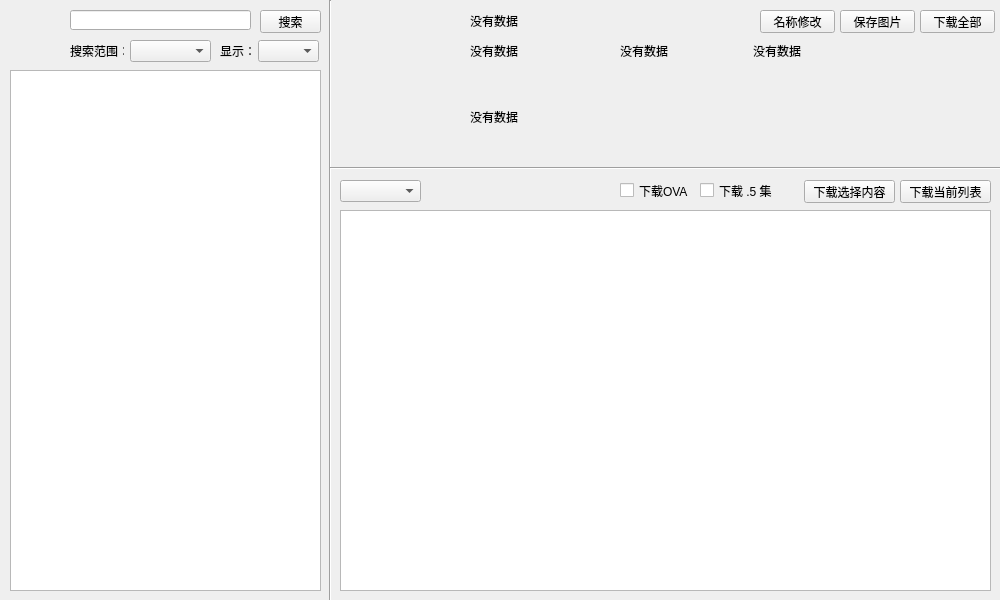
<?xml version="1.0" encoding="UTF-8"?>
<ui version="4.0">
 <class>Form</class>
 <widget class="QWidget" name="Form">
  <property name="geometry">
   <rect>
    <x>0</x>
    <y>0</y>
    <width>1000</width>
    <height>600</height>
   </rect>
  </property>
  <property name="windowTitle">
   <string>Form</string>
  </property>
  <property name="windowIcon">
   <iconset resource="value.qrc">
    <normaloff>:/.png/image/Anime.png</normaloff>:/.png/image/Anime.png</iconset>
  </property>
  <widget class="QLabel" name="label">
   <property name="geometry">
    <rect>
     <x>0</x>
     <y>0</y>
     <width>61</width>
     <height>61</height>
    </rect>
   </property>
   <property name="text">
    <string/>
   </property>
   <property name="pixmap">
    <pixmap resource="value.qrc">:/.png/image/Anime.png</pixmap>
   </property>
   <property name="scaledContents">
    <bool>true</bool>
   </property>
  </widget>
  <widget class="QLineEdit" name="lineEdit">
   <property name="geometry">
    <rect>
     <x>70</x>
     <y>10</y>
     <width>181</width>
     <height>20</height>
    </rect>
   </property>
  </widget>
  <widget class="QPushButton" name="pushButton">
   <property name="geometry">
    <rect>
     <x>260</x>
     <y>10</y>
     <width>61</width>
     <height>23</height>
    </rect>
   </property>
   <property name="text">
    <string>搜索</string>
   </property>
   <property name="icon">
    <iconset resource="value.qrc">
     <normaloff>:/.png/image/search.png</normaloff>:/.png/image/search.png</iconset>
   </property>
  </widget>
  <widget class="Line" name="line">
   <property name="geometry">
    <rect>
     <x>320</x>
     <y>0</y>
     <width>20</width>
     <height>601</height>
    </rect>
   </property>
   <property name="orientation">
    <enum>Qt::Vertical</enum>
   </property>
  </widget>
  <widget class="QComboBox" name="comboBox">
   <property name="geometry">
    <rect>
     <x>130</x>
     <y>40</y>
     <width>81</width>
     <height>22</height>
    </rect>
   </property>
  </widget>
  <widget class="QLabel" name="label_2">
   <property name="geometry">
    <rect>
     <x>70</x>
     <y>40</y>
     <width>54</width>
     <height>21</height>
    </rect>
   </property>
   <property name="text">
    <string>搜索范围：</string>
   </property>
  </widget>
  <widget class="QLabel" name="label_3">
   <property name="geometry">
    <rect>
     <x>220</x>
     <y>40</y>
     <width>31</width>
     <height>21</height>
    </rect>
   </property>
   <property name="text">
    <string>显示：</string>
   </property>
  </widget>
  <widget class="QComboBox" name="comboBox_2">
   <property name="geometry">
    <rect>
     <x>258</x>
     <y>40</y>
     <width>61</width>
     <height>22</height>
    </rect>
   </property>
  </widget>
  <widget class="QLabel" name="label_4">
   <property name="geometry">
    <rect>
     <x>340</x>
     <y>10</y>
     <width>111</width>
     <height>141</height>
    </rect>
   </property>
   <property name="text">
    <string/>
   </property>
   <property name="scaledContents">
    <bool>true</bool>
   </property>
  </widget>
  <widget class="QLabel" name="label_5">
   <property name="geometry">
    <rect>
     <x>470</x>
     <y>10</y>
     <width>281</width>
     <height>21</height>
    </rect>
   </property>
   <property name="text">
    <string>没有数据</string>
   </property>
  </widget>
  <widget class="QLabel" name="label_6">
   <property name="geometry">
    <rect>
     <x>470</x>
     <y>40</y>
     <width>131</width>
     <height>21</height>
    </rect>
   </property>
   <property name="text">
    <string>没有数据</string>
   </property>
  </widget>
  <widget class="QPushButton" name="pushButton_3">
   <property name="geometry">
    <rect>
     <x>920</x>
     <y>10</y>
     <width>75</width>
     <height>23</height>
    </rect>
   </property>
   <property name="text">
    <string>下载全部</string>
   </property>
  </widget>
  <widget class="QPushButton" name="pushButton_2">
   <property name="geometry">
    <rect>
     <x>840</x>
     <y>10</y>
     <width>75</width>
     <height>23</height>
    </rect>
   </property>
   <property name="text">
    <string>保存图片</string>
   </property>
  </widget>
  <widget class="QLabel" name="label_7">
   <property name="geometry">
    <rect>
     <x>620</x>
     <y>40</y>
     <width>121</width>
     <height>21</height>
    </rect>
   </property>
   <property name="text">
    <string>没有数据</string>
   </property>
  </widget>
  <widget class="QLabel" name="label_8">
   <property name="geometry">
    <rect>
     <x>753</x>
     <y>40</y>
     <width>241</width>
     <height>21</height>
    </rect>
   </property>
   <property name="text">
    <string>没有数据</string>
   </property>
  </widget>
  <widget class="QLabel" name="label_9">
   <property name="geometry">
    <rect>
     <x>470</x>
     <y>71</y>
     <width>521</width>
     <height>91</height>
    </rect>
   </property>
   <property name="text">
    <string>没有数据</string>
   </property>
   <property name="wordWrap">
    <bool>true</bool>
   </property>
  </widget>
  <widget class="QPushButton" name="pushButton_4">
   <property name="geometry">
    <rect>
     <x>760</x>
     <y>10</y>
     <width>75</width>
     <height>23</height>
    </rect>
   </property>
   <property name="text">
    <string>名称修改</string>
   </property>
  </widget>
  <widget class="Line" name="line_2">
   <property name="geometry">
    <rect>
     <x>330</x>
     <y>160</y>
     <width>671</width>
     <height>16</height>
    </rect>
   </property>
   <property name="orientation">
    <enum>Qt::Horizontal</enum>
   </property>
  </widget>
  <widget class="QListWidget" name="listWidget">
   <property name="geometry">
    <rect>
     <x>10</x>
     <y>70</y>
     <width>311</width>
     <height>521</height>
    </rect>
   </property>
  </widget>
  <widget class="QCheckBox" name="checkBox_2">
   <property name="geometry">
    <rect>
     <x>620</x>
     <y>180</y>
     <width>71</width>
     <height>21</height>
    </rect>
   </property>
   <property name="text">
    <string>下载OVA</string>
   </property>
   <property name="tristate">
    <bool>false</bool>
   </property>
  </widget>
  <widget class="QCheckBox" name="checkBox">
   <property name="geometry">
    <rect>
     <x>700</x>
     <y>180</y>
     <width>91</width>
     <height>21</height>
    </rect>
   </property>
   <property name="text">
    <string>下载 .5 集</string>
   </property>
  </widget>
  <widget class="QPushButton" name="pushButton_5">
   <property name="geometry">
    <rect>
     <x>900</x>
     <y>180</y>
     <width>91</width>
     <height>23</height>
    </rect>
   </property>
   <property name="text">
    <string>下载当前列表</string>
   </property>
  </widget>
  <widget class="QPushButton" name="pushButton_6">
   <property name="geometry">
    <rect>
     <x>804</x>
     <y>180</y>
     <width>91</width>
     <height>23</height>
    </rect>
   </property>
   <property name="text">
    <string>下载选择内容</string>
   </property>
  </widget>
  <widget class="QListWidget" name="listWidget_2">
   <property name="geometry">
    <rect>
     <x>340</x>
     <y>210</y>
     <width>651</width>
     <height>381</height>
    </rect>
   </property>
  </widget>
  <widget class="QComboBox" name="comboBox_3">
   <property name="geometry">
    <rect>
     <x>340</x>
     <y>180</y>
     <width>81</width>
     <height>22</height>
    </rect>
   </property>
  </widget>
 </widget>
 <resources>
  <include location="value.qrc"/>
  <include location="value.qrc"/>
  <include location="value.qrc"/>
  <include location="value.qrc"/>
  <include location="C:/Users/Administrator/.designer/backup/value.qrc"/>
 </resources>
 <connections/>
</ui>
